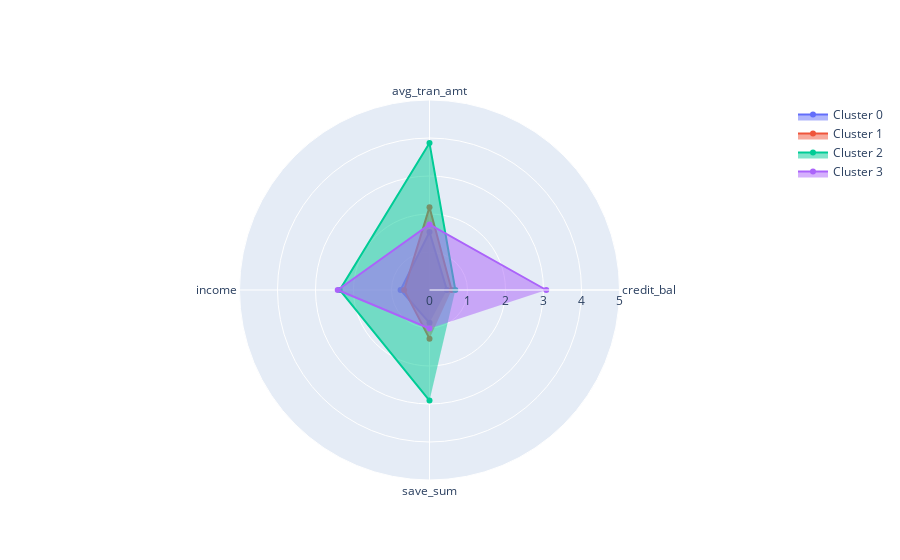

Notebook source saved alongside this figure:
### Code cell
import plotly.graph_objects as go

categories = final_df.columns.to_list()
categories.remove('cluster')

fig = go.Figure()

for cluster in clusters:
    #R computation
    r = []
    for i in categories:
        r.append(cluster[i].mean())
        
    fig.add_trace(go.Scatterpolar(
        r=r,
        theta=categories,
        fill='toself', name=f'Cluster {cluster.iloc[0,-1]}'))

fig.update_layout(
  polar=dict(
    radialaxis=dict(
      visible=True,
      range=[0, 5]
    )),
  showlegend=True
)

fig.write_html("radar.html")

fig.show()

### Figure 1 — Plotly figure (JSON) as saved in the notebook; plotly's stock layout.template omitted (floating-point values rounded to 4 significant figures)
{"data": [{"fill": "toself", "name": "Cluster 0", "r": [0.4578, 1.528, 0.7607, 0.8647], "theta": ["credit_bal", "avg_tran_amt", "income", "save_sum"], "type": "scatterpolar"}, {"fill": "toself", "name": "Cluster 1", "r": [0.5815, 2.181, 0.6663, 1.28], "theta": ["credit_bal", "avg_tran_amt", "income", "save_sum"], "type": "scatterpolar"}, {"fill": "toself", "name": "Cluster 2", "r": [0.6798, 3.866, 2.362, 2.911], "theta": ["credit_bal", "avg_tran_amt", "income", "save_sum"], "type": "scatterpolar"}, {"fill": "toself", "name": "Cluster 3", "r": [3.073, 1.725, 2.415, 1.014], "theta": ["credit_bal", "avg_tran_amt", "income", "save_sum"], "type": "scatterpolar"}], "layout": {"autosize": true, "polar": {"angularaxis": {"type": "category"}, "radialaxis": {"autorange": false, "range": [0, 5], "type": "linear", "visible": true}}, "showlegend": true}}
